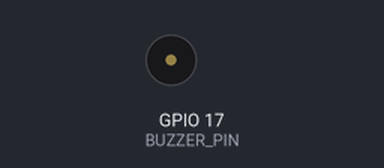
The program below on a simulated Raspberry Pi (BCM pin numbers). Parts: buzzer (waves = sounding, pin HIGH). What the program prints to the terminal is not drawn.

Above: at 0.05 s.
Timing chart, 0 to 3.0 s (numbered marks = the images above):
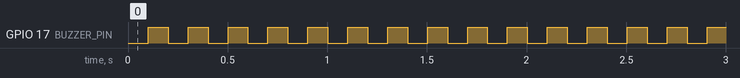

Measured:
- by itself, GPIO 17 (BUZZER_PIN): alternates HIGH for 0.10 s and LOW for 0.10 s

The program:

1.2.1_ActiveBuzzer.py
```python
#!/usr/bin/env python3

import RPi.GPIO as GPIO
import time
import sys

# Define the GPIO pin connected to the active buzzer
BUZZER_PIN = 17

# Define the duration for each beep state (on/off) in seconds
BEEP_INTERVAL_MS = 0.1

def setup_buzzer():
    """
    Initializes GPIO and configures the buzzer pin as an output.
    Returns: 0 on success, 1 on failure.
    """
    try:
        # Set the GPIO modes to BCM Numbering
        GPIO.setmode(GPIO.BCM)
        GPIO.setwarnings(False)

        # Set buzzer pin's mode to output with initial level High (3.3V)
        # HIGH = buzzer off, LOW = buzzer on for active buzzer modules
        GPIO.setup(BUZZER_PIN, GPIO.OUT, initial=GPIO.HIGH)

        print("Buzzer GPIO setup successful!")
        return 0

    except Exception as e:
        print(f"Failed to setup GPIO: {e}")
        return 1

def beep_loop():
    """
    Main application loop to make the buzzer beep intermittently.
    This function runs indefinitely until interrupted.
    """
    try:
        while True:
            # Turn the buzzer ON. A LOW signal is used, which is common
            # for modules connected between VCC and a GPIO pin.
            print("Buzzer ON")
            GPIO.output(BUZZER_PIN, GPIO.LOW)
            time.sleep(BEEP_INTERVAL_MS)

            # Turn the buzzer OFF.
            print("Buzzer OFF")
            GPIO.output(BUZZER_PIN, GPIO.HIGH)
            time.sleep(BEEP_INTERVAL_MS)

    except KeyboardInterrupt:
        print("\nBuzzer loop interrupted by user")
        raise  # Re-raise to be handled by main()

def destroy():
    """
    Clean up function for GPIO resources.
    Ensures buzzer is turned off and GPIO is properly cleaned up.
    """
    try:
        # Turn off buzzer
        GPIO.output(BUZZER_PIN, GPIO.HIGH)
        # Release GPIO resources
        GPIO.cleanup()
        print("GPIO cleanup completed")

    except Exception as e:
        print(f"Error during cleanup: {e}")

def main():
    """
    Main function.
    Returns: Integer status code. 0 for success, 1 for error.
    """
    # Initialize the buzzer GPIO
    if setup_buzzer() != 0:
        return 1  # Exit if setup fails

    try:
        # Start the main beeping loop
        beep_loop()

    except KeyboardInterrupt:
        print("\nProgram interrupted by user")
        destroy()
        return 0

    except Exception as e:
        print(f"An error occurred: {e}")
        destroy()
        return 1

# If run this script directly, do:
if __name__ == '__main__':
    exit_code = main()
    sys.exit(exit_code)
```
